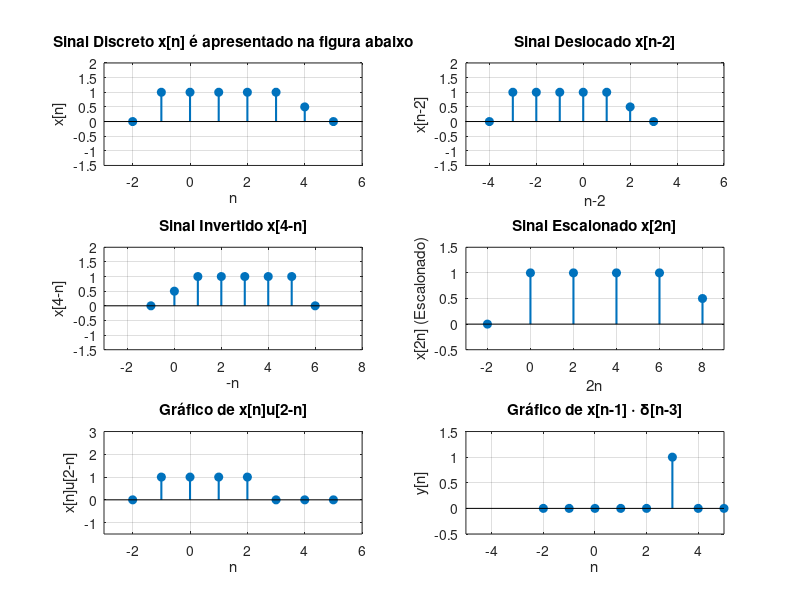

Recreate this plot in MATLAB.
clear; close all; clc;
%intervalo de n
n=-2:5;
%Definicao do sinal de x[n]
x=[0 1 1 1 1 1 0.5 0]

% Plot do sinal discreto
% stem(n, x, 'filled', 'linewidth', 1.5);
% xlabel('n');
% ylabel('x[n]');
% title('Sinal Discreto x[n] é apresentado na figura abaixo');
% grid on;
% axis([-3, 6, -1.5,2 ])

%Criar a figura com subplot
figure

%subplot1 
%sinal original x[n]
subplot(3, 2, 1)
stem(n, x, 'filled', 'linewidth', 1.5);
xlabel('n');
ylabel('x[n]');
title('Sinal Discreto x[n] é apresentado na figura abaixo');
grid on;
axis([-3, 6, -1.5,2 ])

%subplot2
% Sinal deslocado x[n-2]
subplot(3, 2, 2)
stem(n-2, x, 'filled', 'linewidth', 1.5);
xlabel('n-2');
ylabel('x[n-2]');
title('Sinal Deslocado x[n-2]');
grid on;
axis([-5, 6, -1.5, 2]);

%subplot3
% Sinal invertido x[4-n]
subplot(3, 2, 3)
stem(4-n, x, 'filled', 'linewidth', 1.5);
xlabel('-n');
ylabel('x[4-n]');
title('Sinal Invertido x[4-n]');
grid on;
axis([-3, 8, -1.5, 2]);

%subplot4
% Sinal escalonado x[2n] (Heaviside step function)
subplot(3, 2, 4)
stem(2*n, x .* (n >= 0), 'filled', 'linewidth', 1.5);
xlabel('2n');
ylabel('x[2n] (Escalonado)');
title('Sinal Escalonado x[2n]');
grid on;
axis([-3, 9, -0.5, 1.5]);


%subplot5
% Sinal multiplicado por degrau unitario
% Definir a função degrau unitário u[2-n]
u = double(2 - n >= 0); % 1 para 2-n >= 0, 0 caso contrário
% Aplicar a função x[n]u[2-n]
y = x .* u; % Multiplicação ponto a ponto
% Criar o subplot
subplot(3, 2, 5); % Posição do subplot
stem(n, y, 'filled', 'linewidth', 1.5);
title('Gráfico de x[n]u[2-n]');
xlabel('n');
ylabel('x[n]u[2-n]');
grid on;
axis([-3, 6, -1.5, 3]);


%subplot6
% Sinal multiplicado por degrau unitario deslocado
subplot(3, 2, 6)
delta = (n == 3); % 1 em n=3, 0 caso contrário
% Aplicar a função x[n-1]
x_shifted = [0, x(1:end-1)]; % Deslocar x[n] para x[n-1]
% Multiplicar x[n-1] pela função delta[n-3]
y = x_shifted .* delta; % Multiplicação ponto a ponto
stem(n, y, 'filled', 'linewidth', 1.5);
title('Gráfico de x[n-1] \cdot \delta[n-3]');
xlabel('n');
ylabel('y[n]');
grid on;
axis([-5, 5, -0.5, 1.5]);
